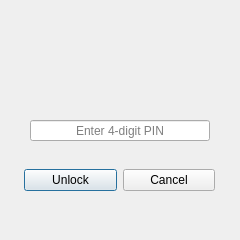
<?xml version="1.0" encoding="UTF-8"?>
<ui version="4.0">
 <class>UnlockAppDialog</class>
 <widget class="QDialog" name="UnlockAppDialog">
  <property name="windowModality">
   <enum>Qt::ApplicationModal</enum>
  </property>
  <property name="geometry">
   <rect>
    <x>0</x>
    <y>0</y>
    <width>240</width>
    <height>240</height>
   </rect>
  </property>
  <property name="minimumSize">
   <size>
    <width>240</width>
    <height>240</height>
   </size>
  </property>
  <property name="maximumSize">
   <size>
    <width>240</width>
    <height>240</height>
   </size>
  </property>
  <property name="windowTitle">
   <string>Paper - Unlock App</string>
  </property>
  <property name="windowIcon">
   <iconset>
    <normaloff>../icons/icons8-origami-100.png</normaloff>../icons/icons8-origami-100.png</iconset>
  </property>
  <widget class="QWidget" name="horizontalLayoutWidget">
   <property name="geometry">
    <rect>
     <x>19</x>
     <y>160</y>
     <width>201</width>
     <height>41</height>
    </rect>
   </property>
   <layout class="QHBoxLayout" name="horizontalLayout_2">
    <property name="leftMargin">
     <number>5</number>
    </property>
    <property name="rightMargin">
     <number>5</number>
    </property>
    <item>
     <widget class="QPushButton" name="unlock_button">
      <property name="focusPolicy">
       <enum>Qt::ClickFocus</enum>
      </property>
      <property name="text">
       <string>Unlock</string>
      </property>
      <property name="icon">
       <iconset>
        <normaloff>../icons/icons8-ok-96.png</normaloff>../icons/icons8-ok-96.png</iconset>
      </property>
     </widget>
    </item>
    <item>
     <widget class="QPushButton" name="cancel_button">
      <property name="text">
       <string>Cancel</string>
      </property>
      <property name="icon">
       <iconset>
        <normaloff>../icons/icons8-cancel-96.png</normaloff>../icons/icons8-cancel-96.png</iconset>
      </property>
     </widget>
    </item>
   </layout>
  </widget>
  <widget class="QLabel" name="pinCheck_label">
   <property name="geometry">
    <rect>
     <x>102</x>
     <y>200</y>
     <width>91</width>
     <height>20</height>
    </rect>
   </property>
   <property name="text">
    <string/>
   </property>
   <property name="alignment">
    <set>Qt::AlignLeading|Qt::AlignLeft|Qt::AlignVCenter</set>
   </property>
  </widget>
  <widget class="QLabel" name="label">
   <property name="geometry">
    <rect>
     <x>80</x>
     <y>20</y>
     <width>80</width>
     <height>80</height>
    </rect>
   </property>
   <property name="maximumSize">
    <size>
     <width>80</width>
     <height>80</height>
    </size>
   </property>
   <property name="font">
    <font>
     <pointsize>14</pointsize>
     <bold>true</bold>
    </font>
   </property>
   <property name="text">
    <string/>
   </property>
   <property name="pixmap">
    <pixmap>../drawables/icons8-lock-144.png</pixmap>
   </property>
   <property name="scaledContents">
    <bool>true</bool>
   </property>
   <property name="alignment">
    <set>Qt::AlignCenter</set>
   </property>
  </widget>
  <widget class="QLineEdit" name="enter_pin_line_edit">
   <property name="geometry">
    <rect>
     <x>30</x>
     <y>120</y>
     <width>180</width>
     <height>21</height>
    </rect>
   </property>
   <property name="maximumSize">
    <size>
     <width>180</width>
     <height>16777215</height>
    </size>
   </property>
   <property name="focusPolicy">
    <enum>Qt::ClickFocus</enum>
   </property>
   <property name="maxLength">
    <number>4</number>
   </property>
   <property name="echoMode">
    <enum>QLineEdit::Password</enum>
   </property>
   <property name="alignment">
    <set>Qt::AlignCenter</set>
   </property>
   <property name="placeholderText">
    <string>Enter 4-digit PIN</string>
   </property>
   <property name="clearButtonEnabled">
    <bool>true</bool>
   </property>
  </widget>
  <widget class="QLabel" name="pin_check_illustration">
   <property name="geometry">
    <rect>
     <x>70</x>
     <y>200</y>
     <width>20</width>
     <height>20</height>
    </rect>
   </property>
   <property name="text">
    <string/>
   </property>
   <property name="scaledContents">
    <bool>true</bool>
   </property>
   <property name="alignment">
    <set>Qt::AlignCenter</set>
   </property>
  </widget>
 </widget>
 <resources/>
 <connections/>
</ui>
